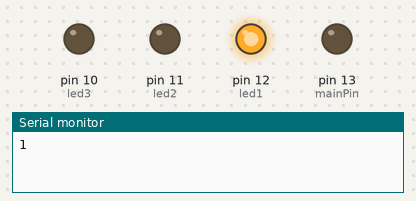
The sketch below on a simulated Arduino Uno, built with avr-gcc and run on an emulated ATmega328P. Shown: output pins drawn as LEDs (lit = HIGH), the last lines printed to the serial monitor.

Above: at 0.5 s.
At 2.5 s:
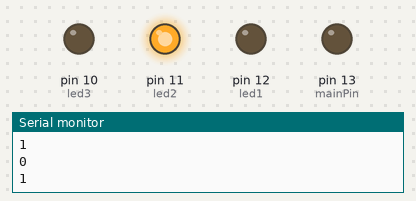
At 4.5 s:
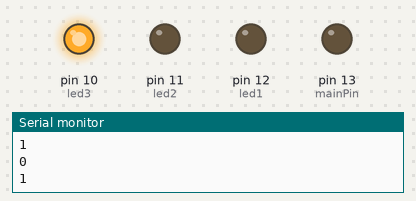
At 5.5 s:
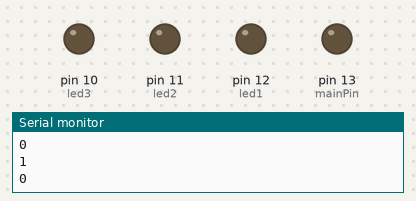
Timing chart, 0 to 7.8 s (numbered marks = the images above):
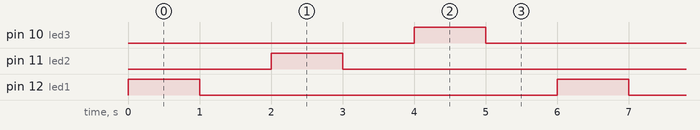

The sketch:

arduino.ino
```cpp
/*
 * Project Name: Test_LED
 * Project Date: 03/11/2021
 * Project Description: This is led test code.
 * This project is publishing by ProjectTL12345 for Github
 */

const int mainPin = 13;
const int led1 = 12;
const int led2 = 11;
const int led3 = 10;

void setup() {
  pinMode(mainPin, OUTPUT);

  pinMode(led1, OUTPUT);
  pinMode(led2, OUTPUT);
  pinMode(led3, OUTPUT);

  Serial.begin(9600);
}

void loop() {
  flashLed(led1);
  flashLed(led2);
  flashLed(led3);
}

void flashLed(int pinNumber) {
  digitalWrite(pinNumber, HIGH);
  Serial.println(digitalRead(pinNumber));
  delay(1000);

  digitalWrite(pinNumber, LOW);
  Serial.println(digitalRead(pinNumber));
  delay(1000);
}
```

Measured:
- by itself, pin 10 (led3), pin 11 (led2), pin 12 (led1): alternates HIGH for 1.0 s and LOW for 5.0 s
- by itself, everything shown: repeats every 6.0 s, in 6 steps
